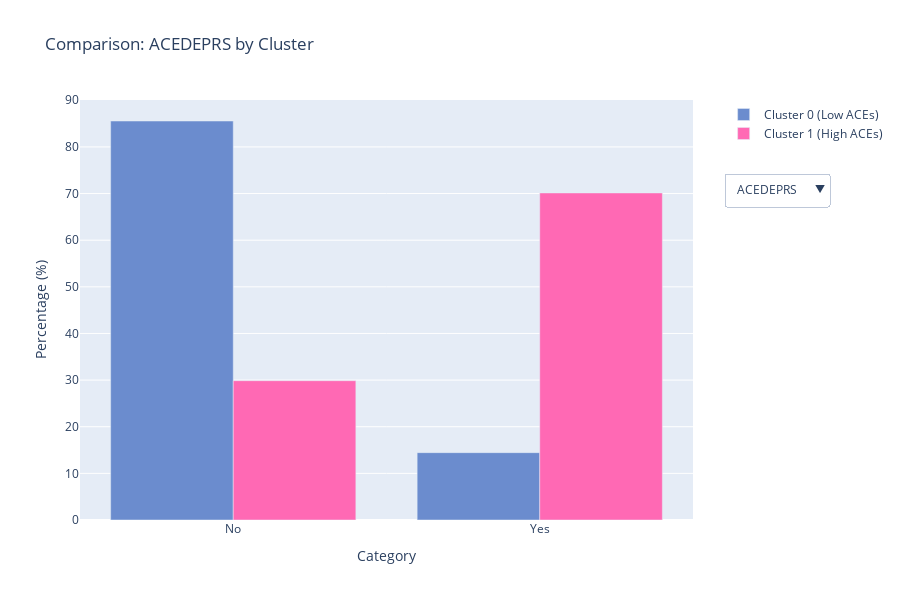

Write notebook code for a chart like this one.
### Code cell
color_c0 = '#6b8cce' 
color_c1 = '#ff69b4' 

fig3 = go.Figure()

buttons = []

for i, col in enumerate(cat_cols):
    crosstab = pd.crosstab(df_sample["cluster"], df_sample[col], normalize='index') * 100
    categories = crosstab.columns.tolist()
    
    is_visible = (i == 0)

    # Bar for Cluster 0
    fig3.add_trace(
        go.Bar(
            x=categories, 
            y=crosstab.loc[0], 
            name='Cluster 0 (Low ACEs)',
            marker_color=color_c0,
            visible=is_visible 
        )
    )

    # Bar for Cluster 1
    fig3.add_trace(
        go.Bar(
            x=categories, 
            y=crosstab.loc[1], 
            name='Cluster 1 (High ACEs)',
            marker_color=color_c1,
            visible=is_visible
        )
    )

    # Dropdown 
    visible_settings = [False] * (len(cat_cols) * 2)
    
    visible_settings[2*i] = True     
    visible_settings[2*i + 1] = True

    buttons.append(dict(
        label=col,
        method="update",
        args=[
            {"visible": visible_settings}, 
            {"title": f"Comparison: {col} by Cluster"} 
        ]
    ))

fig3.update_layout(
    title=f"Comparison: {cat_cols[0]} by Cluster",
    yaxis_title="Percentage (%)",
    xaxis_title="Category",
    barmode='group',
    height=600, 
    margin=dict(r=200), 
    
    legend=dict(
        x=1.05,        
        y=1.0,        
        xanchor='left',
        yanchor='top'
    ),
    
    # Dropdown under the Legend
    updatemenus=[
        dict(
            buttons=buttons,
            direction="down",
            pad={"r": 10, "t": 10},
            showactive=True,
            x=1.05,      
            xanchor="left",
            y=0.85,     
            yanchor="top"
        )
    ]
)

fig3.show()

### Figure 1 — Plotly figure (JSON) as saved in the notebook; plotly's stock layout.template omitted (floating-point values rounded to 4 significant figures)
{"data": [{"marker": {"color": "#6b8cce"}, "name": "Cluster 0 (Low ACEs)", "type": "bar", "visible": true, "x": ["No", "Yes"], "y": [85.56, 14.44]}, {"marker": {"color": "#ff69b4"}, "name": "Cluster 1 (High ACEs)", "type": "bar", "visible": true, "x": ["No", "Yes"], "y": [29.87, 70.13]}, {"marker": {"color": "#6b8cce"}, "name": "Cluster 0 (Low ACEs)", "type": "bar", "visible": false, "x": ["No", "Yes"], "y": [78.78, 21.22]}, {"marker": {"color": "#ff69b4"}, "name": "Cluster 1 (High ACEs)", "type": "bar", "visible": false, "x": ["No", "Yes"], "y": [33.12, 66.88]}, {"marker": {"color": "#6b8cce"}, "name": "Cluster 0 (Low ACEs)", "type": "bar", "visible": false, "x": ["No", "Yes"], "y": [92.97, 7.027]}, {"marker": {"color": "#ff69b4"}, "name": "Cluster 1 (High ACEs)", "type": "bar", "visible": false, "x": ["No", "Yes"], "y": [51.95, 48.05]}, {"marker": {"color": "#6b8cce"}, "name": "Cluster 0 (Low ACEs)", "type": "bar", "visible": false, "x": ["No", "Yes"], "y": [94.59, 5.411]}, {"marker": {"color": "#ff69b4"}, "name": "Cluster 1 (High ACEs)", "type": "bar", "visible": false, "x": ["No", "Yes"], "y": [65.58, 34.42]}, {"marker": {"color": "#6b8cce"}, "name": "Cluster 0 (Low ACEs)", "type": "bar", "visible": false, "x": ["No", "Parents not married", "Yes"], "y": [76.46, 1.37, 22.17]}, {"marker": {"color": "#ff69b4"}, "name": "Cluster 1 (High ACEs)", "type": "bar", "visible": false, "x": ["No", "Parents not married", "Yes"], "y": [37.66, 3.896, 58.44]}, {"marker": {"color": "#6b8cce"}, "name": "Cluster 0 (Low ACEs)", "type": "bar", "visible": false, "x": ["More than once", "Never", "Once"], "y": [9.803, 86.12, 4.076]}, {"marker": {"color": "#ff69b4"}, "name": "Cluster 1 (High ACEs)", "type": "bar", "visible": false, "x": ["More than once", "Never", "Once"], "y": [46.75, 45.45, 7.792]}, {"marker": {"color": "#6b8cce"}, "name": "Cluster 0 (Low ACEs)", "type": "bar", "visible": false, "x": ["More than once", "Never", "Once"], "y": [13.53, 79.94, 6.535]}, {"marker": {"color": "#ff69b4"}, "name": "Cluster 1 (High ACEs)", "type": "bar", "visible": false, "x": ["More than once", "Never", "Once"], "y": [61.69, 29.22, 9.091]}, {"marker": {"color": "#6b8cce"}, "name": "Cluster 0 (Low ACEs)", "type": "bar", "visible": false, "x": ["More than once", "Never", "Once"], "y": [22.8, 71.82, 5.376]}, {"marker": {"color": "#ff69b4"}, "name": "Cluster 1 (High ACEs)", "type": "bar", "visible": false, "x": ["More than once", "Never", "Once"], "y": [77.27, 18.18, 4.545]}, {"marker": {"color": "#6b8cce"}, "name": "Cluster 0 (Low ACEs)", "type": "bar", "visible": false, "x": ["More than once", "Never", "Once"], "y": [2.424, 93.78, 3.795]}, {"marker": {"color": "#ff69b4"}, "name": "Cluster 1 (High ACEs)", "type": "bar", "visible": false, "x": ["More than once", "Never", "Once"], "y": [79.87, 1.948, 18.18]}, {"marker": {"color": "#6b8cce"}, "name": "Cluster 0 (Low ACEs)", "type": "bar", "visible": false, "x": ["More than once", "Never", "Once"], "y": [1.405, 96.42, 2.178]}, {"marker": {"color": "#ff69b4"}, "name": "Cluster 1 (High ACEs)", "type": "bar", "visible": false, "x": ["More than once", "Never", "Once"], "y": [72.73, 9.74, 17.53]}, {"marker": {"color": "#6b8cce"}, "name": "Cluster 0 (Low ACEs)", "type": "bar", "visible": false, "x": ["More than once", "Never", "Once"], "y": [0.1757, 98.95, 0.8784]}, {"marker": {"color": "#ff69b4"}, "name": "Cluster 1 (High ACEs)", "type": "bar", "visible": false, "x": ["More than once", "Never", "Once"], "y": [50.0, 38.31, 11.69]}], "layout": {"barmode": "group", "height": 600, "legend": {"x": 1.05, "xanchor": "left", "y": 1, "yanchor": "top"}, "margin": {"r": 200}, "title": {"text": "Comparison: ACEDEPRS by Cluster"}, "updatemenus": [{"buttons": [{"args": [{"visible": [true, true, false, false, false, false, false, false, false, false, false, false, false, false, false, false, false, false, false, false, false, false]}, {"title": "Comparison: ACEDEPRS by Cluster"}], "label": "ACEDEPRS", "method": "update"}, {"args": [{"visible": [false, false, true, true, false, false, false, false, false, false, false, false, false, false, false, false, false, false, false, false, false, false]}, {"title": "Comparison: ACEDRINK by Cluster"}], "label": "ACEDRINK", "method": "update"}, {"args": [{"visible": [false, false, false, false, true, true, false, false, false, false, false, false, false, false, false, false, false, false, false, false, false, false]}, {"title": "Comparison: ACEDRUGS by Cluster"}], "label": "ACEDRUGS", "method": "update"}, {"args": [{"visible": [false, false, false, false, false, false, true, true, false, false, false, false, false, false, false, false, false, false, false, false, false, false]}, {"title": "Comparison: ACEPRISN by Cluster"}], "label": "ACEPRISN", "method": "update"}, {"args": [{"visible": [false, false, false, false, false, false, false, false, true, true, false, false, false, false, false, false, false, false, false, false, false, false]}, {"title": "Comparison: ACEDIVRC by Cluster"}], "label": "ACEDIVRC", "method": "update"}, {"args": [{"visible": [false, false, false, false, false, false, false, false, false, false, true, true, false, false, false, false, false, false, false, false, false, false]}, {"title": "Comparison: ACEPUNCH by Cluster"}], "label": "ACEPUNCH", "method": "update"}, {"args": [{"visible": [false, false, false, false, false, false, false, false, false, false, false, false, true, true, false, false, false, false, false, false, false, false]}, {"title": "Comparison: ACEHURT1 by Cluster"}], "label": "ACEHURT1", "method": "update"}, {"args": [{"visible": [false, false, false, false, false, false, false, false, false, false, false, false, false, false, true, true, false, false, false, false, false, false]}, {"title": "Comparison: ACESWEAR by Cluster"}], "label": "ACESWEAR", "method": "update"}, {"args": [{"visible": [false, false, false, false, false, false, false, false, false, false, false, false, false, false, false, false, true, true, false, false, false, false]}, {"title": "Comparison: ACETOUCH by Cluster"}], "label": "ACETOUCH", "method": "update"}, {"args": [{"visible": [false, false, false, false, false, false, false, false, false, false, false, false, false, false, false, false, false, false, true, true, false, false]}, {"title": "Comparison: ACETTHEM by Cluster"}], "label": "ACETTHEM", "method": "update"}, {"args": [{"visible": [false, false, false, false, false, false, false, false, false, false, false, false, false, false, false, false, false, false, false, false, true, true]}, {"title": "Comparison: ACEHVSEX by Cluster"}], "label": "ACEHVSEX", "method": "update"}], "direction": "down", "pad": {"r": 10, "t": 10}, "showactive": true, "x": 1.05, "xanchor": "left", "y": 0.85, "yanchor": "top"}], "xaxis": {"title": {"text": "Category"}}, "yaxis": {"title": {"text": "Percentage (%)"}}}}
